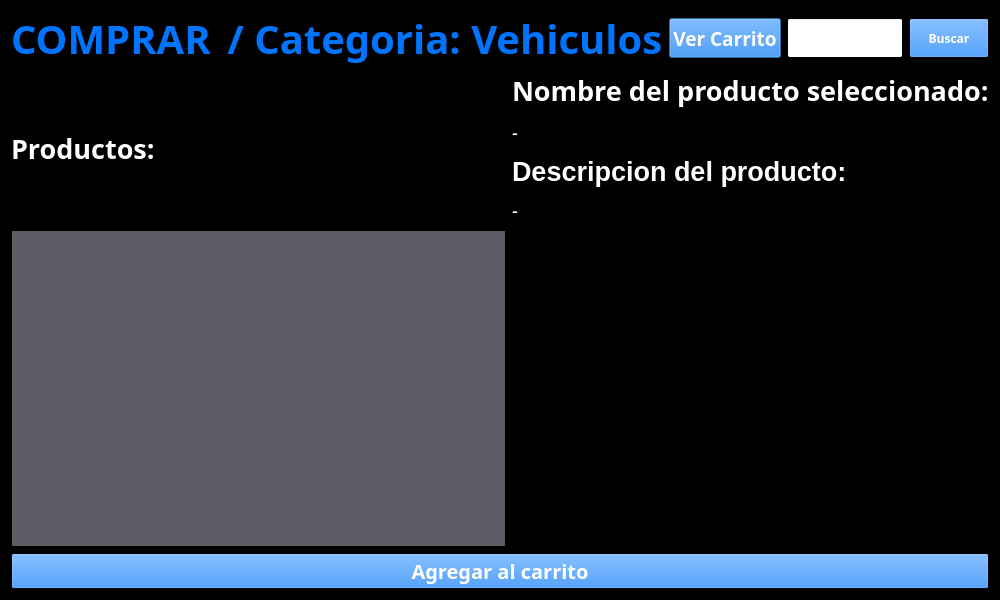
<?xml version="1.0" encoding="UTF-8"?>
<ui version="4.0">
 <class>vehiculos</class>
 <widget class="QDialog" name="vehiculos">
  <property name="geometry">
   <rect>
    <x>0</x>
    <y>0</y>
    <width>1000</width>
    <height>600</height>
   </rect>
  </property>
  <property name="minimumSize">
   <size>
    <width>1000</width>
    <height>600</height>
   </size>
  </property>
  <property name="maximumSize">
   <size>
    <width>1000</width>
    <height>600</height>
   </size>
  </property>
  <property name="palette">
   <palette>
    <active>
     <colorrole role="Base">
      <brush brushstyle="SolidPattern">
       <color alpha="255">
        <red>255</red>
        <green>255</green>
        <blue>255</blue>
       </color>
      </brush>
     </colorrole>
     <colorrole role="Window">
      <brush brushstyle="SolidPattern">
       <color alpha="255">
        <red>0</red>
        <green>0</green>
        <blue>0</blue>
       </color>
      </brush>
     </colorrole>
    </active>
    <inactive>
     <colorrole role="Base">
      <brush brushstyle="SolidPattern">
       <color alpha="255">
        <red>255</red>
        <green>255</green>
        <blue>255</blue>
       </color>
      </brush>
     </colorrole>
     <colorrole role="Window">
      <brush brushstyle="SolidPattern">
       <color alpha="255">
        <red>0</red>
        <green>0</green>
        <blue>0</blue>
       </color>
      </brush>
     </colorrole>
    </inactive>
    <disabled>
     <colorrole role="Base">
      <brush brushstyle="SolidPattern">
       <color alpha="255">
        <red>0</red>
        <green>0</green>
        <blue>0</blue>
       </color>
      </brush>
     </colorrole>
     <colorrole role="Window">
      <brush brushstyle="SolidPattern">
       <color alpha="255">
        <red>0</red>
        <green>0</green>
        <blue>0</blue>
       </color>
      </brush>
     </colorrole>
    </disabled>
   </palette>
  </property>
  <property name="windowTitle">
   <string>Ventana Terciaria</string>
  </property>
  <layout class="QVBoxLayout" name="verticalLayout">
   <item>
    <layout class="QVBoxLayout" name="verticalLayout_4">
     <item>
      <layout class="QHBoxLayout" name="horizontalLayout">
       <item>
        <widget class="QLabel" name="lVENDER">
         <property name="maximumSize">
          <size>
           <width>200</width>
           <height>16777215</height>
          </size>
         </property>
         <property name="palette">
          <palette>
           <active>
            <colorrole role="WindowText">
             <brush brushstyle="SolidPattern">
              <color alpha="255">
               <red>0</red>
               <green>116</green>
               <blue>255</blue>
              </color>
             </brush>
            </colorrole>
           </active>
           <inactive>
            <colorrole role="WindowText">
             <brush brushstyle="SolidPattern">
              <color alpha="255">
               <red>0</red>
               <green>116</green>
               <blue>255</blue>
              </color>
             </brush>
            </colorrole>
           </inactive>
           <disabled>
            <colorrole role="WindowText">
             <brush brushstyle="SolidPattern">
              <color alpha="255">
               <red>190</red>
               <green>190</green>
               <blue>190</blue>
              </color>
             </brush>
            </colorrole>
           </disabled>
          </palette>
         </property>
         <property name="font">
          <font>
           <family>San Francisco Display</family>
           <pointsize>30</pointsize>
           <weight>75</weight>
           <bold>true</bold>
          </font>
         </property>
         <property name="text">
          <string>COMPRAR</string>
         </property>
        </widget>
       </item>
       <item>
        <widget class="QLabel" name="label_2">
         <property name="palette">
          <palette>
           <active>
            <colorrole role="WindowText">
             <brush brushstyle="SolidPattern">
              <color alpha="255">
               <red>0</red>
               <green>116</green>
               <blue>255</blue>
              </color>
             </brush>
            </colorrole>
           </active>
           <inactive>
            <colorrole role="WindowText">
             <brush brushstyle="SolidPattern">
              <color alpha="255">
               <red>0</red>
               <green>116</green>
               <blue>255</blue>
              </color>
             </brush>
            </colorrole>
           </inactive>
           <disabled>
            <colorrole role="WindowText">
             <brush brushstyle="SolidPattern">
              <color alpha="255">
               <red>190</red>
               <green>190</green>
               <blue>190</blue>
              </color>
             </brush>
            </colorrole>
           </disabled>
          </palette>
         </property>
         <property name="font">
          <font>
           <family>San Francisco Display</family>
           <pointsize>30</pointsize>
           <weight>75</weight>
           <bold>true</bold>
          </font>
         </property>
         <property name="text">
          <string> / Categoria: Vehiculos</string>
         </property>
        </widget>
       </item>
       <item>
        <widget class="QPushButton" name="pVerCarrito">
         <property name="maximumSize">
          <size>
           <width>170</width>
           <height>40</height>
          </size>
         </property>
         <property name="palette">
          <palette>
           <active>
            <colorrole role="Button">
             <brush brushstyle="SolidPattern">
              <color alpha="255">
               <red>0</red>
               <green>116</green>
               <blue>255</blue>
              </color>
             </brush>
            </colorrole>
            <colorrole role="ButtonText">
             <brush brushstyle="SolidPattern">
              <color alpha="255">
               <red>255</red>
               <green>255</green>
               <blue>255</blue>
              </color>
             </brush>
            </colorrole>
           </active>
           <inactive>
            <colorrole role="Button">
             <brush brushstyle="SolidPattern">
              <color alpha="255">
               <red>0</red>
               <green>116</green>
               <blue>255</blue>
              </color>
             </brush>
            </colorrole>
            <colorrole role="ButtonText">
             <brush brushstyle="SolidPattern">
              <color alpha="255">
               <red>255</red>
               <green>255</green>
               <blue>255</blue>
              </color>
             </brush>
            </colorrole>
           </inactive>
           <disabled>
            <colorrole role="Button">
             <brush brushstyle="SolidPattern">
              <color alpha="255">
               <red>0</red>
               <green>116</green>
               <blue>255</blue>
              </color>
             </brush>
            </colorrole>
            <colorrole role="ButtonText">
             <brush brushstyle="SolidPattern">
              <color alpha="255">
               <red>190</red>
               <green>190</green>
               <blue>190</blue>
              </color>
             </brush>
            </colorrole>
           </disabled>
          </palette>
         </property>
         <property name="font">
          <font>
           <family>San Francisco Display</family>
           <pointsize>14</pointsize>
           <weight>75</weight>
           <bold>true</bold>
          </font>
         </property>
         <property name="text">
          <string>Ver Carrito</string>
         </property>
        </widget>
       </item>
       <item>
        <widget class="QLineEdit" name="lBuscar">
         <property name="minimumSize">
          <size>
           <width>100</width>
           <height>0</height>
          </size>
         </property>
         <property name="maximumSize">
          <size>
           <width>200</width>
           <height>40</height>
          </size>
         </property>
        </widget>
       </item>
       <item>
        <widget class="QPushButton" name="pBuscar">
         <property name="maximumSize">
          <size>
           <width>80</width>
           <height>40</height>
          </size>
         </property>
         <property name="palette">
          <palette>
           <active>
            <colorrole role="Button">
             <brush brushstyle="SolidPattern">
              <color alpha="255">
               <red>0</red>
               <green>116</green>
               <blue>255</blue>
              </color>
             </brush>
            </colorrole>
            <colorrole role="ButtonText">
             <brush brushstyle="SolidPattern">
              <color alpha="255">
               <red>255</red>
               <green>255</green>
               <blue>255</blue>
              </color>
             </brush>
            </colorrole>
            <colorrole role="Highlight">
             <brush brushstyle="SolidPattern">
              <color alpha="255">
               <red>0</red>
               <green>116</green>
               <blue>255</blue>
              </color>
             </brush>
            </colorrole>
           </active>
           <inactive>
            <colorrole role="Button">
             <brush brushstyle="SolidPattern">
              <color alpha="255">
               <red>0</red>
               <green>116</green>
               <blue>255</blue>
              </color>
             </brush>
            </colorrole>
            <colorrole role="ButtonText">
             <brush brushstyle="SolidPattern">
              <color alpha="255">
               <red>255</red>
               <green>255</green>
               <blue>255</blue>
              </color>
             </brush>
            </colorrole>
            <colorrole role="Highlight">
             <brush brushstyle="SolidPattern">
              <color alpha="255">
               <red>0</red>
               <green>116</green>
               <blue>255</blue>
              </color>
             </brush>
            </colorrole>
           </inactive>
           <disabled>
            <colorrole role="Button">
             <brush brushstyle="SolidPattern">
              <color alpha="255">
               <red>0</red>
               <green>116</green>
               <blue>255</blue>
              </color>
             </brush>
            </colorrole>
            <colorrole role="ButtonText">
             <brush brushstyle="SolidPattern">
              <color alpha="255">
               <red>190</red>
               <green>190</green>
               <blue>190</blue>
              </color>
             </brush>
            </colorrole>
            <colorrole role="Highlight">
             <brush brushstyle="SolidPattern">
              <color alpha="255">
               <red>145</red>
               <green>145</green>
               <blue>145</blue>
              </color>
             </brush>
            </colorrole>
           </disabled>
          </palette>
         </property>
         <property name="font">
          <font>
           <family>San Francisco Display</family>
           <weight>75</weight>
           <bold>true</bold>
          </font>
         </property>
         <property name="text">
          <string>Buscar</string>
         </property>
        </widget>
       </item>
      </layout>
     </item>
    </layout>
   </item>
   <item>
    <layout class="QGridLayout" name="gridLayout">
     <item row="1" column="0">
      <widget class="QListView" name="listView">
       <property name="palette">
        <palette>
         <active>
          <colorrole role="WindowText">
           <brush brushstyle="SolidPattern">
            <color alpha="255">
             <red>255</red>
             <green>255</green>
             <blue>255</blue>
            </color>
           </brush>
          </colorrole>
          <colorrole role="Button">
           <brush brushstyle="SolidPattern">
            <color alpha="255">
             <red>154</red>
             <green>153</green>
             <blue>150</blue>
            </color>
           </brush>
          </colorrole>
          <colorrole role="Light">
           <brush brushstyle="SolidPattern">
            <color alpha="255">
             <red>154</red>
             <green>153</green>
             <blue>150</blue>
            </color>
           </brush>
          </colorrole>
          <colorrole role="Text">
           <brush brushstyle="SolidPattern">
            <color alpha="255">
             <red>255</red>
             <green>255</green>
             <blue>255</blue>
            </color>
           </brush>
          </colorrole>
          <colorrole role="BrightText">
           <brush brushstyle="SolidPattern">
            <color alpha="255">
             <red>255</red>
             <green>255</green>
             <blue>255</blue>
            </color>
           </brush>
          </colorrole>
          <colorrole role="ButtonText">
           <brush brushstyle="SolidPattern">
            <color alpha="255">
             <red>255</red>
             <green>255</green>
             <blue>255</blue>
            </color>
           </brush>
          </colorrole>
          <colorrole role="Base">
           <brush brushstyle="SolidPattern">
            <color alpha="255">
             <red>94</red>
             <green>92</green>
             <blue>100</blue>
            </color>
           </brush>
          </colorrole>
          <colorrole role="Highlight">
           <brush brushstyle="SolidPattern">
            <color alpha="255">
             <red>0</red>
             <green>116</green>
             <blue>255</blue>
            </color>
           </brush>
          </colorrole>
          <colorrole role="ToolTipText">
           <brush brushstyle="SolidPattern">
            <color alpha="255">
             <red>255</red>
             <green>255</green>
             <blue>255</blue>
            </color>
           </brush>
          </colorrole>
          <colorrole role="PlaceholderText">
           <brush brushstyle="SolidPattern">
            <color alpha="128">
             <red>255</red>
             <green>255</green>
             <blue>255</blue>
            </color>
           </brush>
          </colorrole>
         </active>
         <inactive>
          <colorrole role="WindowText">
           <brush brushstyle="SolidPattern">
            <color alpha="255">
             <red>255</red>
             <green>255</green>
             <blue>255</blue>
            </color>
           </brush>
          </colorrole>
          <colorrole role="Button">
           <brush brushstyle="SolidPattern">
            <color alpha="255">
             <red>154</red>
             <green>153</green>
             <blue>150</blue>
            </color>
           </brush>
          </colorrole>
          <colorrole role="Light">
           <brush brushstyle="SolidPattern">
            <color alpha="255">
             <red>154</red>
             <green>153</green>
             <blue>150</blue>
            </color>
           </brush>
          </colorrole>
          <colorrole role="Text">
           <brush brushstyle="SolidPattern">
            <color alpha="255">
             <red>255</red>
             <green>255</green>
             <blue>255</blue>
            </color>
           </brush>
          </colorrole>
          <colorrole role="BrightText">
           <brush brushstyle="SolidPattern">
            <color alpha="255">
             <red>255</red>
             <green>255</green>
             <blue>255</blue>
            </color>
           </brush>
          </colorrole>
          <colorrole role="ButtonText">
           <brush brushstyle="SolidPattern">
            <color alpha="255">
             <red>255</red>
             <green>255</green>
             <blue>255</blue>
            </color>
           </brush>
          </colorrole>
          <colorrole role="Base">
           <brush brushstyle="SolidPattern">
            <color alpha="255">
             <red>94</red>
             <green>92</green>
             <blue>100</blue>
            </color>
           </brush>
          </colorrole>
          <colorrole role="Highlight">
           <brush brushstyle="SolidPattern">
            <color alpha="255">
             <red>0</red>
             <green>116</green>
             <blue>255</blue>
            </color>
           </brush>
          </colorrole>
          <colorrole role="ToolTipText">
           <brush brushstyle="SolidPattern">
            <color alpha="255">
             <red>255</red>
             <green>255</green>
             <blue>255</blue>
            </color>
           </brush>
          </colorrole>
          <colorrole role="PlaceholderText">
           <brush brushstyle="SolidPattern">
            <color alpha="128">
             <red>255</red>
             <green>255</green>
             <blue>255</blue>
            </color>
           </brush>
          </colorrole>
         </inactive>
         <disabled>
          <colorrole role="WindowText">
           <brush brushstyle="SolidPattern">
            <color alpha="255">
             <red>190</red>
             <green>190</green>
             <blue>190</blue>
            </color>
           </brush>
          </colorrole>
          <colorrole role="Button">
           <brush brushstyle="SolidPattern">
            <color alpha="255">
             <red>154</red>
             <green>153</green>
             <blue>150</blue>
            </color>
           </brush>
          </colorrole>
          <colorrole role="Light">
           <brush brushstyle="SolidPattern">
            <color alpha="255">
             <red>154</red>
             <green>153</green>
             <blue>150</blue>
            </color>
           </brush>
          </colorrole>
          <colorrole role="Text">
           <brush brushstyle="SolidPattern">
            <color alpha="255">
             <red>190</red>
             <green>190</green>
             <blue>190</blue>
            </color>
           </brush>
          </colorrole>
          <colorrole role="BrightText">
           <brush brushstyle="SolidPattern">
            <color alpha="255">
             <red>255</red>
             <green>255</green>
             <blue>255</blue>
            </color>
           </brush>
          </colorrole>
          <colorrole role="ButtonText">
           <brush brushstyle="SolidPattern">
            <color alpha="255">
             <red>190</red>
             <green>190</green>
             <blue>190</blue>
            </color>
           </brush>
          </colorrole>
          <colorrole role="Base">
           <brush brushstyle="SolidPattern">
            <color alpha="255">
             <red>0</red>
             <green>0</green>
             <blue>0</blue>
            </color>
           </brush>
          </colorrole>
          <colorrole role="Highlight">
           <brush brushstyle="SolidPattern">
            <color alpha="255">
             <red>145</red>
             <green>145</green>
             <blue>145</blue>
            </color>
           </brush>
          </colorrole>
          <colorrole role="ToolTipText">
           <brush brushstyle="SolidPattern">
            <color alpha="255">
             <red>255</red>
             <green>255</green>
             <blue>255</blue>
            </color>
           </brush>
          </colorrole>
          <colorrole role="PlaceholderText">
           <brush brushstyle="SolidPattern">
            <color alpha="128">
             <red>0</red>
             <green>0</green>
             <blue>0</blue>
            </color>
           </brush>
          </colorrole>
         </disabled>
        </palette>
       </property>
       <property name="font">
        <font>
         <pointsize>17</pointsize>
        </font>
       </property>
      </widget>
     </item>
     <item row="0" column="0">
      <widget class="QLabel" name="label">
       <property name="palette">
        <palette>
         <active>
          <colorrole role="WindowText">
           <brush brushstyle="SolidPattern">
            <color alpha="255">
             <red>255</red>
             <green>255</green>
             <blue>255</blue>
            </color>
           </brush>
          </colorrole>
         </active>
         <inactive>
          <colorrole role="WindowText">
           <brush brushstyle="SolidPattern">
            <color alpha="255">
             <red>255</red>
             <green>255</green>
             <blue>255</blue>
            </color>
           </brush>
          </colorrole>
         </inactive>
         <disabled>
          <colorrole role="WindowText">
           <brush brushstyle="SolidPattern">
            <color alpha="255">
             <red>190</red>
             <green>190</green>
             <blue>190</blue>
            </color>
           </brush>
          </colorrole>
         </disabled>
        </palette>
       </property>
       <property name="font">
        <font>
         <family>San Francisco Display</family>
         <pointsize>20</pointsize>
         <weight>75</weight>
         <bold>true</bold>
        </font>
       </property>
       <property name="text">
        <string>Productos:</string>
       </property>
      </widget>
     </item>
     <item row="0" column="1">
      <layout class="QVBoxLayout" name="verticalLayout_2" stretch="0,0,0,0">
       <property name="spacing">
        <number>10</number>
       </property>
       <property name="sizeConstraint">
        <enum>QLayout::SetDefaultConstraint</enum>
       </property>
       <item>
        <widget class="QLabel" name="NombreLabel">
         <property name="maximumSize">
          <size>
           <width>500</width>
           <height>16777215</height>
          </size>
         </property>
         <property name="baseSize">
          <size>
           <width>500</width>
           <height>0</height>
          </size>
         </property>
         <property name="palette">
          <palette>
           <active>
            <colorrole role="WindowText">
             <brush brushstyle="SolidPattern">
              <color alpha="255">
               <red>255</red>
               <green>255</green>
               <blue>255</blue>
              </color>
             </brush>
            </colorrole>
           </active>
           <inactive>
            <colorrole role="WindowText">
             <brush brushstyle="SolidPattern">
              <color alpha="255">
               <red>255</red>
               <green>255</green>
               <blue>255</blue>
              </color>
             </brush>
            </colorrole>
           </inactive>
           <disabled>
            <colorrole role="WindowText">
             <brush brushstyle="SolidPattern">
              <color alpha="255">
               <red>190</red>
               <green>190</green>
               <blue>190</blue>
              </color>
             </brush>
            </colorrole>
           </disabled>
          </palette>
         </property>
         <property name="font">
          <font>
           <family>San Francisco Display</family>
           <pointsize>20</pointsize>
           <weight>75</weight>
           <bold>true</bold>
          </font>
         </property>
         <property name="text">
          <string>Nombre del producto seleccionado:</string>
         </property>
        </widget>
       </item>
       <item>
        <widget class="QLabel" name="TextLabel1">
         <property name="maximumSize">
          <size>
           <width>500</width>
           <height>16777215</height>
          </size>
         </property>
         <property name="baseSize">
          <size>
           <width>500</width>
           <height>0</height>
          </size>
         </property>
         <property name="palette">
          <palette>
           <active>
            <colorrole role="WindowText">
             <brush brushstyle="SolidPattern">
              <color alpha="255">
               <red>255</red>
               <green>255</green>
               <blue>255</blue>
              </color>
             </brush>
            </colorrole>
           </active>
           <inactive>
            <colorrole role="WindowText">
             <brush brushstyle="SolidPattern">
              <color alpha="255">
               <red>255</red>
               <green>255</green>
               <blue>255</blue>
              </color>
             </brush>
            </colorrole>
           </inactive>
           <disabled>
            <colorrole role="WindowText">
             <brush brushstyle="SolidPattern">
              <color alpha="255">
               <red>190</red>
               <green>190</green>
               <blue>190</blue>
              </color>
             </brush>
            </colorrole>
           </disabled>
          </palette>
         </property>
         <property name="font">
          <font>
           <family>San Francisco Display</family>
           <pointsize>14</pointsize>
           <weight>50</weight>
           <italic>true</italic>
           <bold>false</bold>
          </font>
         </property>
         <property name="text">
          <string>-</string>
         </property>
        </widget>
       </item>
       <item>
        <widget class="QLabel" name="DescripcionLabel">
         <property name="maximumSize">
          <size>
           <width>500</width>
           <height>16777215</height>
          </size>
         </property>
         <property name="baseSize">
          <size>
           <width>500</width>
           <height>0</height>
          </size>
         </property>
         <property name="palette">
          <palette>
           <active>
            <colorrole role="WindowText">
             <brush brushstyle="SolidPattern">
              <color alpha="255">
               <red>255</red>
               <green>255</green>
               <blue>255</blue>
              </color>
             </brush>
            </colorrole>
           </active>
           <inactive>
            <colorrole role="WindowText">
             <brush brushstyle="SolidPattern">
              <color alpha="255">
               <red>255</red>
               <green>255</green>
               <blue>255</blue>
              </color>
             </brush>
            </colorrole>
           </inactive>
           <disabled>
            <colorrole role="WindowText">
             <brush brushstyle="SolidPattern">
              <color alpha="255">
               <red>190</red>
               <green>190</green>
               <blue>190</blue>
              </color>
             </brush>
            </colorrole>
           </disabled>
          </palette>
         </property>
         <property name="font">
          <font>
           <pointsize>20</pointsize>
           <weight>75</weight>
           <bold>true</bold>
          </font>
         </property>
         <property name="text">
          <string>Descripcion del producto:</string>
         </property>
        </widget>
       </item>
       <item>
        <widget class="QLabel" name="TextLabel2">
         <property name="maximumSize">
          <size>
           <width>500</width>
           <height>16777215</height>
          </size>
         </property>
         <property name="baseSize">
          <size>
           <width>500</width>
           <height>0</height>
          </size>
         </property>
         <property name="palette">
          <palette>
           <active>
            <colorrole role="WindowText">
             <brush brushstyle="SolidPattern">
              <color alpha="255">
               <red>255</red>
               <green>255</green>
               <blue>255</blue>
              </color>
             </brush>
            </colorrole>
           </active>
           <inactive>
            <colorrole role="WindowText">
             <brush brushstyle="SolidPattern">
              <color alpha="255">
               <red>255</red>
               <green>255</green>
               <blue>255</blue>
              </color>
             </brush>
            </colorrole>
           </inactive>
           <disabled>
            <colorrole role="WindowText">
             <brush brushstyle="SolidPattern">
              <color alpha="255">
               <red>190</red>
               <green>190</green>
               <blue>190</blue>
              </color>
             </brush>
            </colorrole>
           </disabled>
          </palette>
         </property>
         <property name="font">
          <font>
           <family>San Francisco Display</family>
           <pointsize>14</pointsize>
           <weight>50</weight>
           <italic>true</italic>
           <bold>false</bold>
          </font>
         </property>
         <property name="text">
          <string>-</string>
         </property>
        </widget>
       </item>
      </layout>
     </item>
    </layout>
   </item>
   <item>
    <widget class="QPushButton" name="pCarrito">
     <property name="maximumSize">
      <size>
       <width>16777215</width>
       <height>40</height>
      </size>
     </property>
     <property name="palette">
      <palette>
       <active>
        <colorrole role="Button">
         <brush brushstyle="SolidPattern">
          <color alpha="255">
           <red>0</red>
           <green>116</green>
           <blue>255</blue>
          </color>
         </brush>
        </colorrole>
        <colorrole role="ButtonText">
         <brush brushstyle="SolidPattern">
          <color alpha="255">
           <red>255</red>
           <green>255</green>
           <blue>255</blue>
          </color>
         </brush>
        </colorrole>
       </active>
       <inactive>
        <colorrole role="Button">
         <brush brushstyle="SolidPattern">
          <color alpha="255">
           <red>0</red>
           <green>116</green>
           <blue>255</blue>
          </color>
         </brush>
        </colorrole>
        <colorrole role="ButtonText">
         <brush brushstyle="SolidPattern">
          <color alpha="255">
           <red>255</red>
           <green>255</green>
           <blue>255</blue>
          </color>
         </brush>
        </colorrole>
       </inactive>
       <disabled>
        <colorrole role="Button">
         <brush brushstyle="SolidPattern">
          <color alpha="255">
           <red>0</red>
           <green>116</green>
           <blue>255</blue>
          </color>
         </brush>
        </colorrole>
        <colorrole role="ButtonText">
         <brush brushstyle="SolidPattern">
          <color alpha="255">
           <red>190</red>
           <green>190</green>
           <blue>190</blue>
          </color>
         </brush>
        </colorrole>
       </disabled>
      </palette>
     </property>
     <property name="font">
      <font>
       <family>San Francisco Display</family>
       <pointsize>15</pointsize>
       <weight>75</weight>
       <bold>true</bold>
      </font>
     </property>
     <property name="text">
      <string>Agregar al carrito</string>
     </property>
    </widget>
   </item>
  </layout>
 </widget>
 <resources/>
 <connections/>
</ui>
